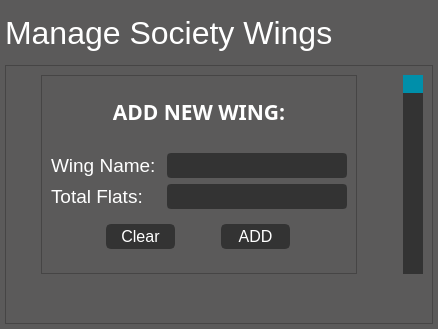
               <widget class="QWidget" name="page_tmp">
                <property name="styleSheet">
                 <string notr="true">background:rgb(91,90,90);</string>
                </property>
                <layout class="QVBoxLayout" name="verticalLayout_13">
                 <property name="spacing">
                  <number>5</number>
                 </property>
                 <property name="leftMargin">
                  <number>5</number>
                 </property>
                 <property name="topMargin">
                  <number>5</number>
                 </property>
                 <property name="rightMargin">
                  <number>5</number>
                 </property>
                 <property name="bottomMargin">
                  <number>5</number>
                 </property>
                 <item>
                  <widget class="QLabel" name="lab_about_home">
                   <property name="minimumSize">
                    <size>
                     <width>0</width>
                     <height>55</height>
                    </size>
                   </property>
                   <property name="maximumSize">
                    <size>
                     <width>16777215</width>
                     <height>55</height>
                    </size>
                   </property>
                   <property name="font">
                    <font>
                     <family>Segoe UI</family>
                     <pointsize>24</pointsize>
                    </font>
                   </property>
                   <property name="styleSheet">
                    <string notr="true">color:rgb(255,255,255);</string>
                   </property>
                   <property name="text">
                    <string>Manage Society Wings</string>
                   </property>
                  </widget>
                 </item>
                 <item>
                  <widget class="QFrame" name="frame_about_home">
                   <property name="frameShape">
                    <enum>QFrame::StyledPanel</enum>
                   </property>
                   <property name="frameShadow">
                    <enum>QFrame::Raised</enum>
                   </property>
                   <layout class="QGridLayout" name="gridLayout_7">
                    <item row="0" column="3">
                     <widget class="QScrollBar" name="vsb_about_home">
                      <property name="styleSheet">
                       <string notr="true">QScrollBar:vertical {
	background:rgb(51,51,51);
    width:20px;
    margin: 0px 0px 0px 0px;
}
QScrollBar::handle:vertical {
    background:rgb(0,143,170);
}
QScrollBar::add-page:vertical {
 	background:rgb(51,51,51);
}
QScrollBar::sub-page:vertical {
 	background:rgb(51,51,51);
}</string>
                      </property>
                      <property name="orientation">
                       <enum>Qt::Vertical</enum>
                      </property>
                     </widget>
                    </item>
                    <item row="0" column="0">
                     <widget class="QLabel" name="label_29">
                      <property name="text">
                       <string/>
                      </property>
                      <property name="pixmap">
                       <pixmap>icons/1x/icons8_company_380px.png</pixmap>
                      </property>
                     </widget>
                    </item>
                    <item row="0" column="1">
                     <widget class="QFrame" name="frame_15">
                      <property name="frameShape">
                       <enum>QFrame::StyledPanel</enum>
                      </property>
                      <property name="frameShadow">
                       <enum>QFrame::Raised</enum>
                      </property>
                      <layout class="QGridLayout" name="gridLayout_19">
                       <item row="3" column="0">
                        <spacer name="verticalSpacer_5">
                         <property name="orientation">
                          <enum>Qt::Vertical</enum>
                         </property>
                         <property name="sizeType">
                          <enum>QSizePolicy::Fixed</enum>
                         </property>
                         <property name="sizeHint" stdset="0">
                          <size>
                           <width>20</width>
                           <height>20</height>
                          </size>
                         </property>
                        </spacer>
                       </item>
                       <item row="6" column="0" colspan="2">
                        <widget class="QFrame" name="frame_16">
                         <property name="frameShape">
                          <enum>QFrame::NoFrame</enum>
                         </property>
                         <property name="frameShadow">
                          <enum>QFrame::Plain</enum>
                         </property>
                         <layout class="QGridLayout" name="gridLayout_18">
                          <property name="horizontalSpacing">
                           <number>0</number>
                          </property>
                          <item row="0" column="0">
                           <widget class="QPushButton" name="reset_btn_m_4">
                            <property name="minimumSize">
                             <size>
                              <width>69</width>
                              <height>25</height>
                             </size>
                            </property>
                            <property name="maximumSize">
                             <size>
                              <width>69</width>
                              <height>25</height>
                             </size>
                            </property>
                            <property name="font">
                             <font>
                              <family>Segoe UI</family>
                              <pointsize>12</pointsize>
                             </font>
                            </property>
                            <property name="styleSheet">
                             <string notr="true">QPushButton {
	border: 2px solid rgb(51,51,51);
	border-radius: 5px;	
	color:rgb(255,255,255);
	background-color: rgb(51,51,51);
}
QPushButton:hover {
	border: 2px solid rgb(0,143,150);
	background-color: rgb(0,143,150);
}
QPushButton:pressed {	
	border: 2px solid rgb(0,143,150);
	background-color: rgb(51,51,51);
}

QPushButton:disabled {	
	border-radius: 5px;	
	border: 2px solid rgb(112,112,112);
	background-color: rgb(112,112,112);
}</string>
                            </property>
                            <property name="text">
                             <string>Clear</string>
                            </property>
                           </widget>
                          </item>
                          <item row="0" column="1">
                           <widget class="QPushButton" name="save_btn_m_4">
                            <property name="enabled">
                             <bool>true</bool>
                            </property>
                            <property name="minimumSize">
                             <size>
                              <width>69</width>
                              <height>25</height>
                             </size>
                            </property>
                            <property name="maximumSize">
                             <size>
                              <width>69</width>
                              <height>25</height>
                             </size>
                            </property>
                            <property name="font">
                             <font>
                              <family>Segoe UI</family>
                              <pointsize>12</pointsize>
                             </font>
                            </property>
                            <property name="styleSheet">
                             <string notr="true">QPushButton {
	border: 2px solid rgb(51,51,51);
	border-radius: 5px;	
	color:rgb(255,255,255);
	background-color: rgb(51,51,51);
}
QPushButton:hover {
	border: 2px solid rgb(0,143,150);
	background-color: rgb(0,143,150);
}
QPushButton:pressed {	
	border: 2px solid rgb(0,143,150);
	background-color: rgb(51,51,51);
}

QPushButton:disabled {	
	border-radius: 5px;	
	border: 2px solid rgb(112,112,112);
	background-color: rgb(112,112,112);
}</string>
                            </property>
                            <property name="text">
                             <string>ADD</string>
                            </property>
                           </widget>
                          </item>
                         </layout>
                        </widget>
                       </item>
                       <item row="7" column="0" colspan="2">
                        <widget class="QFrame" name="frame_17">
                         <property name="frameShape">
                          <enum>QFrame::StyledPanel</enum>
                         </property>
                         <property name="frameShadow">
                          <enum>QFrame::Raised</enum>
                         </property>
                        </widget>
                       </item>
                       <item row="0" column="0">
                        <widget class="QFrame" name="frame_18">
                         <property name="frameShape">
                          <enum>QFrame::StyledPanel</enum>
                         </property>
                         <property name="frameShadow">
                          <enum>QFrame::Raised</enum>
                         </property>
                        </widget>
                       </item>
                       <item row="5" column="1">
                        <widget class="QLineEdit" name="name_txt_m_4">
                         <property name="enabled">
                          <bool>true</bool>
                         </property>
                         <property name="sizePolicy">
                          <sizepolicy hsizetype="Preferred" vsizetype="Fixed">
                           <horstretch>0</horstretch>
                           <verstretch>0</verstretch>
                          </sizepolicy>
                         </property>
                         <property name="minimumSize">
                          <size>
                           <width>0</width>
                           <height>0</height>
                          </size>
                         </property>
                         <property name="font">
                          <font>
                           <family>Segoe UI</family>
                           <pointsize>12</pointsize>
                          </font>
                         </property>
                         <property name="styleSheet">
                          <string notr="true">QLineEdit {
	color:rgb(255,255,255);
	border:2px solid rgb(51,51,51);
	border-radius:4px;
	background:rgb(51,51,51);
}

QLineEdit:disabled {
	color:rgb(255,255,255);
	border:2px solid rgb(112,112,112);
	border-radius:4px;
	background:rgb(112,112,112);
}</string>
                         </property>
                         <property name="text">
                          <string/>
                         </property>
                         <property name="maxLength">
                          <number>2</number>
                         </property>
                         <property name="placeholderText">
                          <string/>
                         </property>
                        </widget>
                       </item>
                       <item row="2" column="0" colspan="2">
                        <widget class="QLabel" name="label_40">
                         <property name="sizePolicy">
                          <sizepolicy hsizetype="Preferred" vsizetype="Fixed">
                           <horstretch>0</horstretch>
                           <verstretch>0</verstretch>
                          </sizepolicy>
                         </property>
                         <property name="font">
                          <font>
                           <family>Segoe UI Black</family>
                           <pointsize>16</pointsize>
                           <weight>75</weight>
                           <bold>true</bold>
                          </font>
                         </property>
                         <property name="layoutDirection">
                          <enum>Qt::LeftToRight</enum>
                         </property>
                         <property name="styleSheet">
                          <string notr="true">color:rgb(255,255,255);</string>
                         </property>
                         <property name="text">
                          <string>ADD NEW WING:</string>
                         </property>
                         <property name="alignment">
                          <set>Qt::AlignCenter</set>
                         </property>
                        </widget>
                       </item>
                       <item row="4" column="1">
                        <widget class="QLineEdit" name="id_txt_m_4">
                         <property name="enabled">
                          <bool>true</bool>
                         </property>
                         <property name="sizePolicy">
                          <sizepolicy hsizetype="Preferred" vsizetype="Fixed">
                           <horstretch>0</horstretch>
                           <verstretch>0</verstretch>
                          </sizepolicy>
                         </property>
                         <property name="minimumSize">
                          <size>
                           <width>180</width>
                           <height>25</height>
                          </size>
                         </property>
                         <property name="maximumSize">
                          <size>
                           <width>150</width>
                           <height>25</height>
                          </size>
                         </property>
                         <property name="font">
                          <font>
                           <family>Segoe UI</family>
                           <pointsize>12</pointsize>
                          </font>
                         </property>
                         <property name="styleSheet">
                          <string notr="true">QLineEdit {
	color:rgb(255,255,255);
	border:2px solid rgb(51,51,51);
	border-radius:4px;
	background:rgb(51,51,51);
}

QLineEdit:disabled {
	color:rgb(255,255,255);
	border:2px solid rgb(112,112,112);
	border-radius:4px;
	background:rgb(112,112,112);
}</string>
                         </property>
                         <property name="text">
                          <string/>
                         </property>
                         <property name="placeholderText">
                          <string/>
                         </property>
                        </widget>
                       </item>
                       <item row="4" column="0">
                        <widget class="QLabel" name="label_39">
                         <property name="font">
                          <font>
                           <family>Segoe UI</family>
                           <pointsize>14</pointsize>
                          </font>
                         </property>
                         <property name="styleSheet">
                          <string notr="true">color:rgb(255,255,255);</string>
                         </property>
                         <property name="text">
                          <string>Wing Name: </string>
                         </property>
                        </widget>
                       </item>
                       <item row="5" column="0">
                        <widget class="QLabel" name="label_38">
                         <property name="font">
                          <font>
                           <family>Segoe UI</family>
                           <pointsize>14</pointsize>
                          </font>
                         </property>
                         <property name="styleSheet">
                          <string notr="true">color:rgb(255,255,255);</string>
                         </property>
                         <property name="text">
                          <string>Total Flats:</string>
                         </property>
                        </widget>
                       </item>
                       <item row="1" column="0">
                        <widget class="QFrame" name="frame_19">
                         <property name="frameShape">
                          <enum>QFrame::StyledPanel</enum>
                         </property>
                         <property name="frameShadow">
                          <enum>QFrame::Raised</enum>
                         </property>
                        </widget>
                       </item>
                      </layout>
                     </widget>
                    </item>
                    <item row="1" column="0">
                     <spacer name="verticalSpacer_15">
                      <property name="orientation">
                       <enum>Qt::Vertical</enum>
                      </property>
                      <property name="sizeHint" stdset="0">
                       <size>
                        <width>20</width>
                        <height>40</height>
                       </size>
                      </property>
                     </spacer>
                    </item>
                    <item row="0" column="2">
                     <spacer name="horizontalSpacer_6">
                      <property name="orientation">
                       <enum>Qt::Horizontal</enum>
                      </property>
                      <property name="sizeHint" stdset="0">
                       <size>
                        <width>40</width>
                        <height>20</height>
                       </size>
                      </property>
                     </spacer>
                    </item>
                   </layout>
                  </widget>
                 </item>
                </layout>
               </widget>
